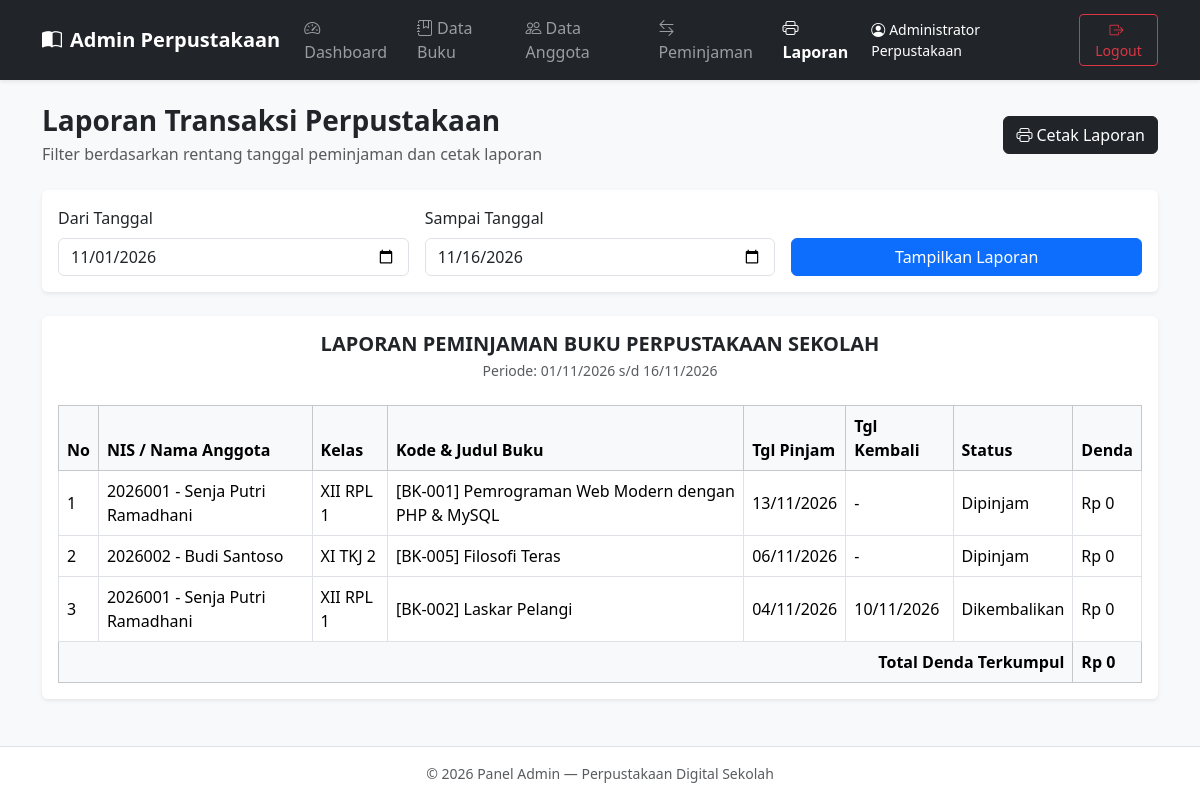
Page /admin/laporan.php (signed in) on the committed database.
### tables this page shows
CREATE TABLE `peminjaman` (
  `id_peminjaman` INT(11) NOT NULL AUTO_INCREMENT,
  `id_anggota` INT(11) NOT NULL,
  `id_buku` INT(11) NOT NULL,
  `tanggal_pinjam` DATE NOT NULL,
  `tanggal_jatuh_tempo` DATE NOT NULL,
  `tanggal_kembali` DATE DEFAULT NULL,
  `status` ENUM('Dipinjam', 'Dikembalikan') NOT NULL DEFAULT 'Dipinjam',
  `denda` INT(11) NOT NULL DEFAULT 0,
  PRIMARY KEY (`id_peminjaman`),
  KEY `fk_peminjaman_anggota` (`id_anggota`),
  KEY `fk_peminjaman_buku` (`id_buku`),
  CONSTRAINT `fk_peminjaman_anggota` FOREIGN KEY (`id_anggota`) REFERENCES `anggota` (`id_anggota`) ON DELETE CASCADE ON UPDATE CASCADE,
  CONSTRAINT `fk_peminjaman_buku` FOREIGN KEY (`id_buku`) REFERENCES `buku` (`id_buku`) ON DELETE CASCADE ON UPDATE CASCADE
);

CREATE TABLE `anggota` (
  `id_anggota` INT(11) NOT NULL AUTO_INCREMENT,
  `nis` VARCHAR(20) NOT NULL,
  `nama_anggota` VARCHAR(50) NOT NULL,
  `kelas` VARCHAR(31) NOT NULL,
  `username` VARCHAR(50) NOT NULL,
  `password` VARCHAR(255) NOT NULL,
  `created_at` TIMESTAMP NOT NULL DEFAULT CURRENT_TIMESTAMP,
  PRIMARY KEY (`id_anggota`),
  UNIQUE KEY `uk_anggota_nis` (`nis`),
  UNIQUE KEY `uk_anggota_username` (`username`)
);

CREATE TABLE `buku` (
  `id_buku` INT(11) NOT NULL AUTO_INCREMENT,
  `kode_buku` VARCHAR(20) NOT NULL,
  `judul_buku` VARCHAR(100) NOT NULL,
  `pengarang` VARCHAR(80) NOT NULL,
  `penerbit` VARCHAR(80) NOT NULL,
  `tahun_terbit` YEAR NOT NULL,
  `kategori` VARCHAR(40) NOT NULL DEFAULT 'Umum',
  `stok` INT(11) NOT NULL DEFAULT 1,
  PRIMARY KEY (`id_buku`),
  UNIQUE KEY `uk_kode_buku` (`kode_buku`)
);

### koneksi.php (called while the page is built, shortened)
<?php
function e($teks) {
    return htmlspecialchars((string)$teks, ENT_QUOTES, 'UTF-8');
}
function tgl_indo($tanggal) {
    if (empty($tanggal)) return '-';
    return date('d/m/Y', strtotime($tanggal));
}

### admin/laporan.php (the view, shortened to what this page needs)
<?php
require_once "auth.php";
$dari   = $_GET['dari'] ?? date('Y-m-01');
$sampai = $_GET['sampai'] ?? date('Y-m-d');
$stmt = mysqli_prepare($koneksi, "
    SELECT p.*, a.nis, a.nama_anggota, a.kelas, b.kode_buku, b.judul_buku
    FROM peminjaman p
    JOIN anggota a ON p.id_anggota = a.id_anggota
    JOIN buku b ON p.id_buku = b.id_buku
    WHERE p.tanggal_pinjam BETWEEN ? AND ?
    ORDER BY p.tanggal_pinjam DESC, p.id_peminjaman DESC
");
mysqli_stmt_bind_param($stmt, "ss", $dari, $sampai);
mysqli_stmt_execute($stmt);
$data_laporan = mysqli_stmt_get_result($stmt);
require_once "header.php";
?>
<div class="d-flex justify-content-between align-items-center mb-4 no-print">
  <div>
    <h3 class="fw-bold mb-1">Laporan Transaksi Perpustakaan</h3>
    <p class="text-muted mb-0">Filter berdasarkan rentang tanggal peminjaman dan cetak laporan</p>
  </div>
  <button onclick="window.print()" class="btn btn-dark"><i class="bi bi-printer me-1"></i>Cetak Laporan</button>
</div>
<div class="card border-0 shadow-sm mb-4 no-print">
  <div class="card-body">
    <form method="get" class="row g-3 align-items-end">
      <div class="col-md-4">
        <label class="form-label">Dari Tanggal</label>
        <input type="date" name="dari" class="form-control" value="<?= e($dari) ?>" required>
      </div>
      <div class="col-md-4">
        <label class="form-label">Sampai Tanggal</label>
        <input type="date" name="sampai" class="form-control" value="<?= e($sampai) ?>" required>
      </div>
      <div class="col-md-4">
        <button type="submit" class="btn btn-primary w-100">Tampilkan Laporan</button>
      </div>
    </form>
  </div>
</div>
<div class="card border-0 shadow-sm">
  <div class="card-body">
    <div class="text-center mb-4">
      <h5 class="fw-bold mb-1">LAPORAN PEMINJAMAN BUKU PERPUSTAKAAN SEKOLAH</h5>
      <p class="text-muted small mb-0">Periode: <?= tgl_indo($dari) ?> s/d <?= tgl_indo($sampai) ?></p>
    </div>
    <div class="table-responsive">
      <table class="table table-bordered align-middle mb-0">
        <thead class="table-light">
          <tr>
            <th>No</th>
            <th>NIS / Nama Anggota</th>
            <th>Kelas</th>
            <th>Kode & Judul Buku</th>
            <th>Tgl Pinjam</th>
            <th>Tgl Kembali</th>
            <th>Status</th>
            <th>Denda</th>
          </tr>
        </thead>
        <tbody>
          <?php $no = 1; $total_denda = 0; ?>
          <?php if (mysqli_num_rows($data_laporan) === 0): ?>
            <tr><td colspan="8" class="text-center text-muted py-4">Tidak ada transaksi pada periode ini.</td></tr>
          <?php else: ?>
            <?php while ($r = mysqli_fetch_assoc($data_laporan)): ?>
              <?php $total_denda += (int)$r['denda']; ?>
              <tr>
                <td><?= $no++ ?></td>
                <td><?= e($r['nis']) ?> - <?= e($r['nama_anggota']) ?></td>
                <td><?= e($r['kelas']) ?></td>
                <td>[<?= e($r['kode_buku']) ?>] <?= e($r['judul_buku']) ?></td>
                <td><?= tgl_indo($r['tanggal_pinjam']) ?></td>
                <td><?= tgl_indo($r['tanggal_kembali']) ?></td>
                <td><?= e($r['status']) ?></td>
                <td>Rp <?= number_format((int)$r['denda'], 0, ',', '.') ?></td>
              </tr>
            <?php endwhile; ?>
          <?php endif; ?>
        </tbody>
        <tfoot>
          <tr class="table-light fw-bold">
            <td colspan="7" class="text-end">Total Denda Terkumpul</td>
            <td>Rp <?= number_format($total_denda, 0, ',', '.') ?></td>
          </tr>
        </tfoot>
      </table>
    </div>
  </div>
</div>
<?php require_once "footer.php"; ?>

### rows in the picture
peminjaman: id_anggota.nis "2026001", id_anggota.nama_anggota "Senja Putri Ramadhani", id_anggota.kelas "XII RPL 1", id_buku.kode_buku "BK-001", id_buku.judul_buku "Pemrograman Web Modern dengan PHP & MySQL", tanggal_pinjam "13/11/2026", tanggal_kembali "-", status "Dipinjam", denda "0"
peminjaman: id_anggota.nis "2026002", id_anggota.nama_anggota "Budi Santoso", id_anggota.kelas "XI TKJ 2", id_buku.kode_buku "BK-005", id_buku.judul_buku "Filosofi Teras", tanggal_pinjam "06/11/2026", tanggal_kembali "-", status "Dipinjam", denda "0"
peminjaman: id_anggota.nis "2026001", id_anggota.nama_anggota "Senja Putri Ramadhani", id_anggota.kelas "XII RPL 1", id_buku.kode_buku "BK-002", id_buku.judul_buku "Laskar Pelangi", tanggal_pinjam "04/11/2026", tanggal_kembali "10/11/2026", status "Dikembalikan", denda "0"

### other values in the picture
$_SESSION['nama_admin'] "Administrator Perpustakaan"
$total_denda "0"
